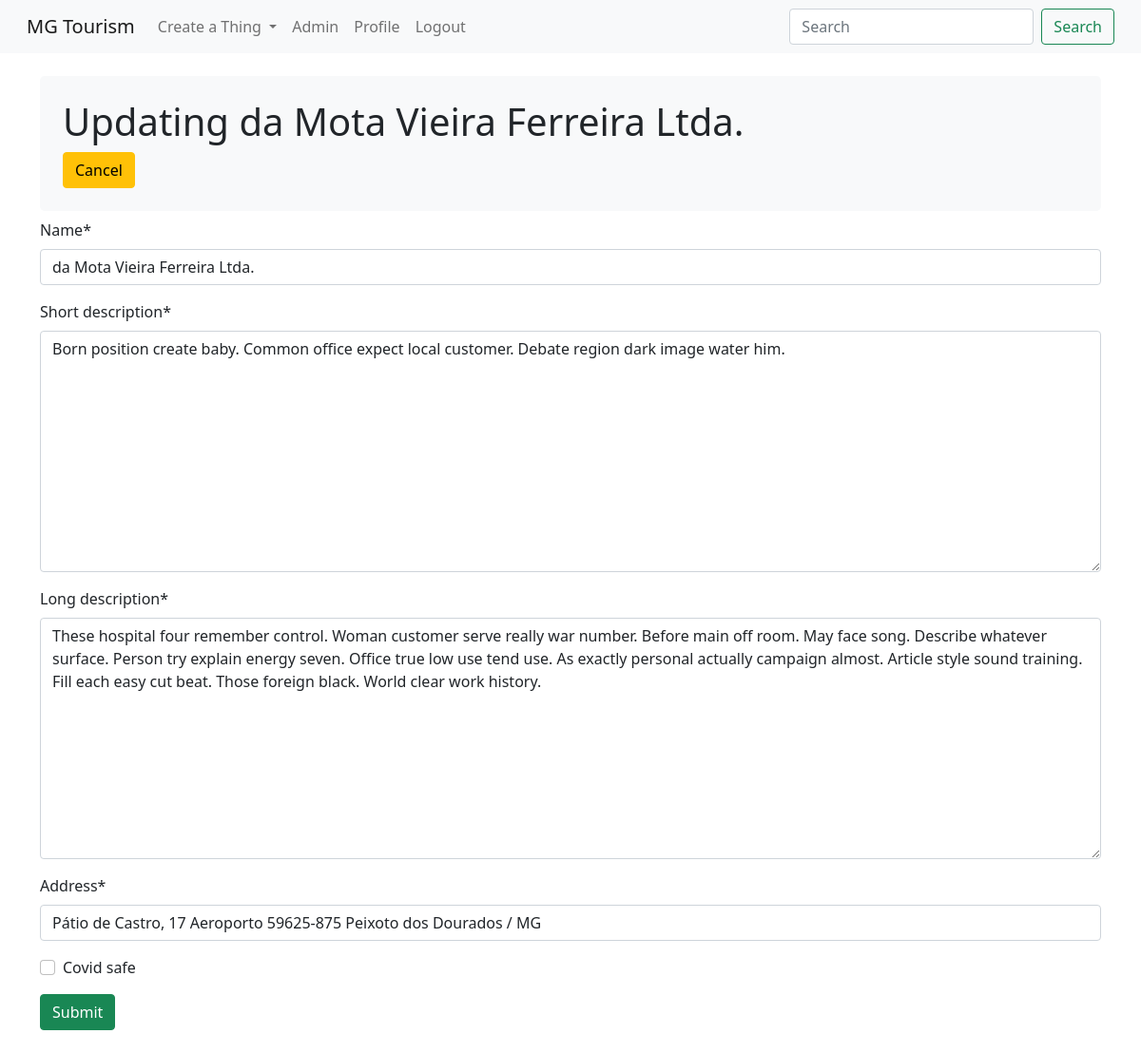
Screenshot of /core/thing/1/update/ (signed in) with the database file from the repository.
### core/models/thing.py (models this page shows, shortened)
class Thing(models.Model):
    name = CharField(max_length=64)
    short_description = TextField()
    long_description = TextField()
    address = CharField(max_length=128)
    stars = DecimalField(
        max_digits=2,
        decimal_places=1,
        null=True,
        blank=True)
    categories = ['Attraction', 'Tour', 'Food', 'Outdoor', 'Shopping']
    tuple_categories = [(c, c) for c in categories]
    category = CharField(max_length=64, choices=tuple_categories)
    covid_safe = BooleanField()

### core/views/thing.py (the view)
# urls.py: path('thing/<str:pk>/update/', views.ThingUpdateView.as_view(), name='thing_update'),
class ThingUpdateView(SuperUserRequiredMixin, UpdateView):
    login_url = 'core:user_login'
    fields = ['name', 'short_description', 'long_description', 'address', 'covid_safe']
    model = Thing
    template_name = 'core/thing/form.html'

### core/mixins.py (called while the page is built)
    def test_func(self):
        return self.request.user.is_superuser

### core/templates/core/thing/form.html
{% extends 'core/base/form.html' %}
{% block form_body %}
<h1>Updating {{form.instance.name}}</h1>
<a href="{%url 'core:thing_detail' pk=form.instance.pk%}" class="btn btn-warning">Cancel</a>
{% endblock form_body %}

### core/templates/core/base/form.html (shortened to what this page needs)
{% extends 'core/base/base.html' %}
{% load crispy_forms_tags %}
{% block base_body %}
<div class="p-4 mb-2 bg-light rounded-3">
{% block form_body %}
{% endblock form_body %}
</div>
<form method="post" enctype='multipart/form-data'>
    {{form|crispy}}
    <input type="submit", class='btn btn-success', value='Submit'>
</form>
{% endblock base_body %}

### core/templates/core/base/base.html (shortened to what this page needs)
<!DOCTYPE html>
<html lang="en">
{% load static %}
<head>
    <link rel="stylesheet" href="https://stackpath.bootstrapcdn.com/bootstrap/4.4.1/css/bootstrap.min.css">
    <link href="https://cdn.jsdelivr.net/npm/bootstrap@5.1.3/dist/css/bootstrap.min.css" rel="stylesheet">
    <link rel="stylesheet" href="{% static 'css/main.css' %}">
    <link rel="stylesheet" type="text/css" href="{% static 'css/starability-basic.css' %}"/>
</head>
<body>
<nav class="navbar navbar-expand-lg navbar-light bg-light sticky-top">
    <div class="container-fluid">
      <a class="navbar-brand" href="{%url 'index'%}">MG Tourism</a>
      <div class="collapse navbar-collapse" id="navbarSupportedContent">
        <ul class="navbar-nav me-auto mb-2 mb-lg-0">
          <li class="nav-item dropdown">
            <a class="nav-link dropdown-toggle" href="#" id="navbarDropdown" role="button" data-bs-toggle="dropdown" aria-expanded="false">
              Create a Thing
            </a>
          </li>
            {% if user.is_superuser %}
              <li class="nav-item">
                <a class="nav-link" href="{%url 'admin:index'%}">Admin</a>
              </li>
            {% endif %}
            {% if user.is_authenticated %}
                <li class="nav-item">
                    <a class="nav-link" href="{%url 'core:user_detail' pk=user.pk%}">Profile</a>
                </li>
                <li class="nav-item">
                    <a class="nav-link" href="{%url 'core:user_logout'%}">Logout</a>
                </li>
            {% endif %}
          </ul>
        <form class="d-flex">
          <input class="form-control me-2" type="search" placeholder="Search" aria-label="Search">
          <button class="btn btn-outline-success" type="submit">Search</button>
        </form>
      </div>
    </div>
</nav>
<div class="container py-4">
{% block base_body %}
{% endblock base_body %}
</div>
</body>
</html>

### rows the page displays
Thing: instance.name "da Mota Vieira Ferreira Ltda.", name "da Mota Vieira Ferreira Ltda.", short_description "Born position create baby. Common office expect local customer. Debate region dark image water him.", long_description "These hospital four remember control. Woman customer serve really war number. Before main off room. May face song. Describe whatever surface. Person try explain energy seven. Office true low use tend use. As exactly personal actually campaign almost. Article style sound training. Fill each easy cut beat. Those foreign black. World clear work history.", address "Pátio de Castro, 17 Aeroporto 59625-875 Peixoto dos Dourados / MG"
